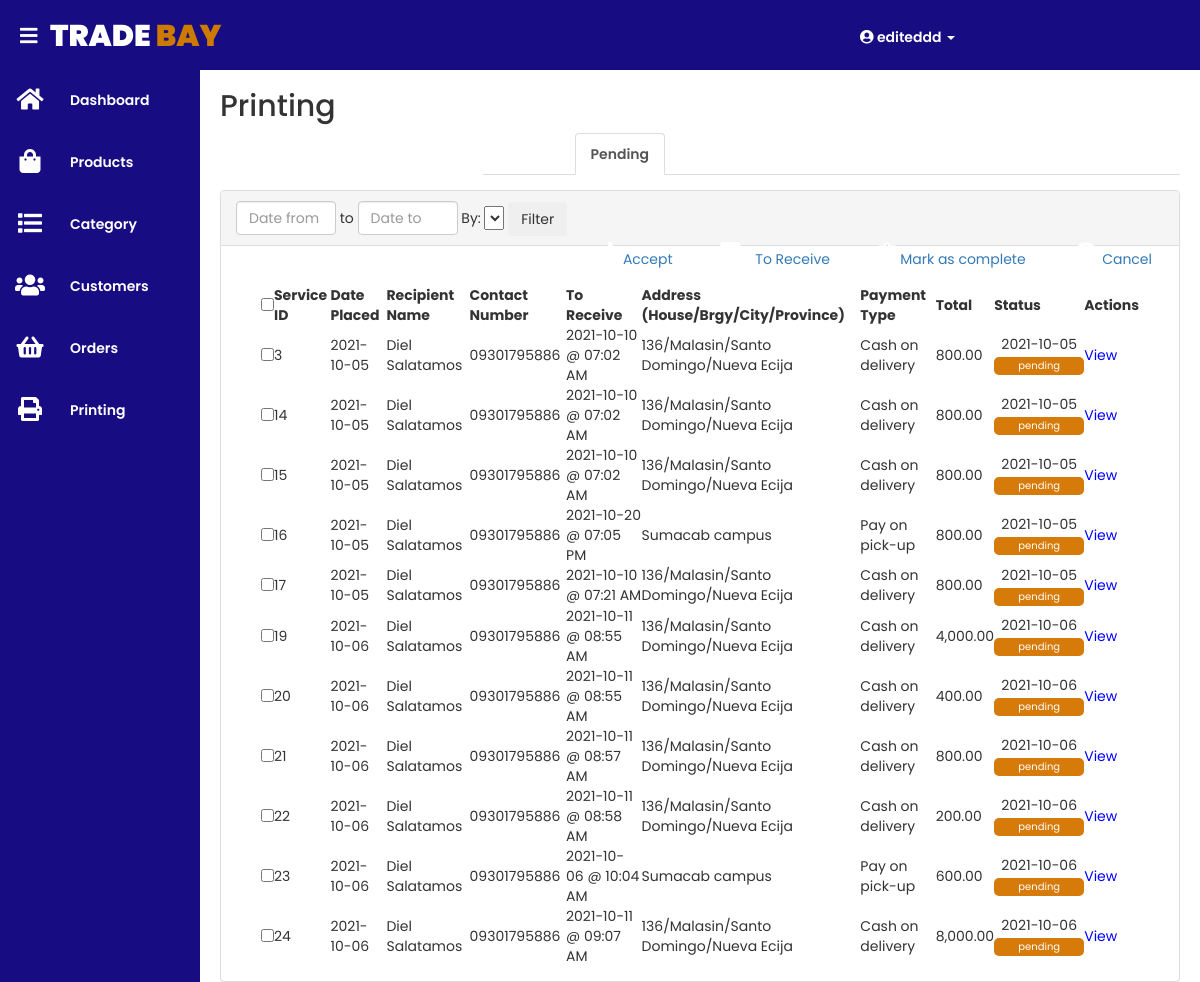
/admin/services.php?show=1 (signed in), run on the app's committed database.
### tables this page shows
CREATE TABLE `printing_service_tbl` (
  `printing_service_id` int(10) NOT NULL,
  `service_type` varchar(25) NOT NULL,
  `print_service_image` varchar(50) NOT NULL,
  `date_placed` timestamp NOT NULL DEFAULT current_timestamp(),
  `print_service_price` int(10) NOT NULL,
  `print_service_size` varchar(12) NOT NULL,
  `print_service_quantity` int(10) NOT NULL,
  `print_service_total` int(10) NOT NULL,
  `status_date` timestamp NOT NULL DEFAULT current_timestamp() ON UPDATE current_timestamp(),
  `customer_id` int(10) NOT NULL,
  `status_id` int(10) NOT NULL,
  `payment_type_id` int(10) NOT NULL,
  `shipping_details_id` int(10) NOT NULL
);

CREATE TABLE `shipping_details_tbl` (
  `shipping_details_id` int(10) NOT NULL,
  `recipient_name` varchar(50) NOT NULL,
  `recipient_number` varchar(15) NOT NULL,
  `ship_or_pickup_address` varchar(100) NOT NULL,
  `date_to_receive` datetime NOT NULL
);

CREATE TABLE `payment_type_tbl` (
  `payment_type_id` int(10) NOT NULL,
  `payment_description` varchar(30) NOT NULL
);

CREATE TABLE `status_tbl` (
  `status_id` int(10) NOT NULL,
  `status_description` varchar(25) NOT NULL
);

### admin/services.php (the view, shortened to what this page needs)
<?php
	include('../include/dbconnection.php');
	include('../include/header.php');
	include('../include/navbar.php');
	if(isset($_GET['show'])){
		$check = $_GET['show'];
		$show_orders_query = "SELECT ps.printing_service_id, ps.date_placed, ps.print_service_total, ps.status_id, ps.status_date, st.status_description, pt.payment_description, sd.recipient_name, sd.recipient_number, sd.ship_or_pickup_address, sd.date_to_receive FROM printing_service_tbl ps INNER JOIN status_tbl st ON ps.status_id = st.status_id INNER JOIN shipping_details_tbl sd ON ps.shipping_details_id = sd.shipping_details_id INNER JOIN payment_type_tbl pt WHERE ps.payment_type_id = pt.payment_type_id AND ps.status_id = '$check' ORDER BY ps.date_placed ASC";
		$execute_orders = mysqli_query($db,$show_orders_query);
		$show_orders = mysqli_fetch_assoc($execute_orders);
	}
?>
<div class="content">
		<div class="for_title">
			<h2>Printing</h2>
		</div>
<nav class="tabs">
  <ul class="nav nav-tabs">
    <li><a href="services.php?all">All</a></li>
    <li><a href="services.php?show=1">Pending</a></li>
    <li><a href="services.php?show=2">Accepted</a></li>
    <li><a href="services.php?show=5">To Receive</a></li>
    <li><a href="services.php?show=4">Completed</a></li>
    <li><a href="services.php?show=3">Cancelled</a></li>
  </ul>
</nav>
		<div class="my_content">
			<div class="panel panel-default" style="width: 100%; min-width: 350px">
			  	<div class="panel-heading" style="height: 55px">
						<div style="float: left;" class="filter">
						<form method="POST">
							<input class="form-control" type="text" id="datepicker1" name="datefrom" value="<?php echo (isset($_POST['datefrom']))?$_POST['datefrom']:'';?>" placeholder="Date from" style="width: 100px; display: inline-block;" required>
							 to <input class="form-control" type="text" id="datepicker2" name="dateto" value="<?php echo (isset($_POST['dateto']))?$_POST['dateto']:'';?>" placeholder="Date to" style="width: 100px; display: inline-block;" required>
							By: <select name="search_by" style="width: 20px; display: inline-block;">
								<option value="2" <?php echo (isset($search_by)&&($search_by==2)?"selected":"")?>>Date placed</option>
							</select>
							<input type="submit" class="btn" name="searchdate" value="Filter">
						</form>
						</div>
						<div class="buttons" style="float: right;">
							<form method="POST">
								<nav class="menu">
								  <ul>
								    <button type="submit" name="accept" class="btn btn-link" onclick="return confirm('Are you sure you want to accept all selected items')"><i class="fas fa-thumbs-up"></i> <span class="text">Accept</span></button>
								    <button type="submit" name="deliver" class="btn btn-link" onclick="return confirm('Are you sure you want to deliver all selected items')"><i class="fas fa-truck"></i> <span class="text">To Receive</span></button>
								    <button type="submit" name="complete" class="btn btn-link" onclick="return confirm('Are you sure you want to mark as complete all selected items')"><i class="fas fa-clipboard-check"></i> <span class="text">Mark as complete</span></button>
								   	<button type="submit" name="cancel" class="btn btn-link" onclick="return confirm('Are you sure you want to cancel all selected items')"><i class="fas fa-ban"></i> <span class="text">Cancel</span></button>
								  </ul>
								</nav>
							</form>
						</div>
			  	</div>
			<div class="panel-body">
			<div class="container" style="width: 100%; height: 100%;">
				<table id="example" class="display nowrap" style="width: 100%;">
				    <thead>
				      <tr>
				      	<td><input type="checkbox" name="all_che" class="select_all" onClick="toggle(this); myFunc()"></td>
				      	<th>Service ID</th>
				      	<th>Date Placed</th>
				      	<th>Recipient Name</th>
				      	<th>Contact Number</th>
				      	<th>To Receive</th>
				      	<th>Address (House/Brgy/City/Province)</th>
				      	<th>Payment Type</th>
				        <th>Total</th>
				        <th>Status</th>
				       	<th>Actions</th>
				      </tr>
				    </thead>
				    <tbody>
				      	<?php
				      		if (mysqli_num_rows($execute_orders) == 0) {
			  			?>
			  					<tr>
			  						<td colspan="10" class="text-center">Empty<td>
			  					</tr>
			  			<?php
			  				}
			  				else{
				      			do{
				      	?>
						  	<tr>
						  		<td class="text-center"><input type="checkbox" onclick="myFunc()" name="ids" value="<?php echo $show_orders['printing_service_id']; ?>"></td>
						  		<td class="my_id"><?php echo $show_orders['printing_service_id']; ?></td>
						  		<td><?php echo date("Y-m-d", strtotime($show_orders['date_placed'])); ?></td>
						  		<td><?php echo $show_orders['recipient_name']; ?></td>
						  		<td><?php echo $show_orders['recipient_number']; ?></td>
						  		<td><?php echo date("Y-m-d @ h:i A", strtotime($show_orders['date_to_receive'])); ?></td>
						  		<td><?php echo $show_orders['ship_or_pickup_address']; ?></td>
						  		<td><?php echo $show_orders['payment_description']; ?></td>
							  	<td><?php echo number_format($show_orders['print_service_total'],2,".",","); ?></td>
							  	<td class="text-center">
							  		<?php
							  					if($show_orders['status_description'] == "pending"){
														?>
															<?php echo date("Y-m-d", strtotime($show_orders['status_date'])); ?><br>
															<button class="stat_but" type="button" style="background-color: #D67A0A;" disabled><?php echo $show_orders['status_description']; ?></button>
														<?php
													}else if($show_orders['status_description'] == "accepted"){
														?>
															<?php echo date("Y-m-d", strtotime($show_orders['status_date'])); ?><br>
															<button class="stat_but" type="button" style="background-color: #099707;" disabled><?php echo $show_orders['status_description']; ?></button>
														<?php
													}else if($show_orders['status_description'] == "to receive"){
														?>
															<?php echo date("Y-m-d", strtotime($show_orders['status_date'])); ?><br>
															<button class="stat_but" type="button" style="background-color: #2063E9;" disabled><?php echo $show_orders['status_description']; ?></button>
														<?php
													}else if($show_orders['status_description'] == "cancelled"){
														?>
															<?php echo date("Y-m-d", strtotime($show_orders['status_date'])); ?><br>
															<button class="stat_but" type="button" style="background-color: #B62517;" disabled><?php echo $show_orders['status_description']; ?></button>
														<?php
													}else if($show_orders['status_description'] == "completed"){
														?>
															<?php echo date("Y-m-d", strtotime($show_orders['status_date'])); ?><br>
															<button class="stat_but" type="button" style="background-color: #979897;" disabled><?php echo $show_orders['status_description']; ?></button>
														<?php
													}
										?>
							  	</td>
							  	<td>
				  						<button class="view" type="button" name="view_items" id="view_items" style="border: none; background: none; outline: none; color: blue">View</button>
							  	</td>
				  		   	</tr>
						<?php
								}while($show_orders = mysqli_fetch_assoc($execute_orders));
							}
						?>
				    </tbody>
				  	</table>
			</div>
		</div>
	</div>
</div>
</div>
<link rel="stylesheet" href="//code.jquery.com/ui/1.12.1/themes/base/jquery-ui.css">
<link rel="stylesheet" href="/resources/demos/style.css">

### style/style.css (style rules this page uses)
* { margin: 0; padding: 0; box-sizing: border-box; font-family: 'Poppins', sans-serif; font-size: 14px; }
body { min-height: 100vh; }
.content { padding: 20px; margin-top: 50px; margin-left: 200px; background-position: center; background-size: cover; height: 100vh; transition: 0.5s; }
.for_title, .my_content { left: 0; margin-top: 10px; width: 100%; }

### style.css (style rules this page uses)
* { margin: 0; padding: 0; box-sizing: border-box; }
body { font-family: 'Poppins', sans-serif; }
nav { flex: 1; text-align: right; }
nav ul { display: inline-block; list-style-type:none; }
nav ul li { display: inline-block; margin-left: 20px; }
a { text-decoration: none; color: #fff; font-weight: 600; }
.container { max-width: 1300px; margin: auto; padding-left: 25px; padding-right: 25px; }
.fas { color: #fff; margin-left: 20px; font-size: 25px; }

### admin/services.php (style rules this page uses)
.stat_but { border:none; border-radius: 5px; width: 90px; height: 18px; color: white; font-size: 10px; }
.buttons .btn-link { border: none; outline: none; }

### data on the page
printing_service_tbl: printing_service_id "3", date_placed "2021-10-05", shipping_details.recipient_name "Diel Salatamos", shipping_details.recipient_number "09301795886", shipping_details.date_to_receive "2021-10-10 @ 07:02 AM", shipping_details.ship_or_pickup_address "136/Malasin/Santo Domingo/Nueva Ecija", payment_type.payment_description "Cash on delivery", print_service_total "800.00", status_date "2021-10-05", status.status_description "pending"
printing_service_tbl: printing_service_id "14", date_placed "2021-10-05", shipping_details.recipient_name "Diel Salatamos", shipping_details.recipient_number "09301795886", shipping_details.date_to_receive "2021-10-10 @ 07:02 AM", shipping_details.ship_or_pickup_address "136/Malasin/Santo Domingo/Nueva Ecija", payment_type.payment_description "Cash on delivery", print_service_total "800.00", status_date "2021-10-05", status.status_description "pending"
printing_service_tbl: printing_service_id "15", date_placed "2021-10-05", shipping_details.recipient_name "Diel Salatamos", shipping_details.recipient_number "09301795886", shipping_details.date_to_receive "2021-10-10 @ 07:02 AM", shipping_details.ship_or_pickup_address "136/Malasin/Santo Domingo/Nueva Ecija", payment_type.payment_description "Cash on delivery", print_service_total "800.00", status_date "2021-10-05", status.status_description "pending"
printing_service_tbl: printing_service_id "16", date_placed "2021-10-05", shipping_details.recipient_name "Diel Salatamos", shipping_details.recipient_number "09301795886", shipping_details.date_to_receive "2021-10-20 @ 07:05 PM", shipping_details.ship_or_pickup_address "Sumacab campus", payment_type.payment_description "Pay on pick-up", print_service_total "800.00", status_date "2021-10-05", status.status_description "pending"
printing_service_tbl: printing_service_id "17", date_placed "2021-10-05", shipping_details.recipient_name "Diel Salatamos", shipping_details.recipient_number "09301795886", shipping_details.date_to_receive "2021-10-10 @ 07:21 AM", shipping_details.ship_or_pickup_address "136/Malasin/Santo Domingo/Nueva Ecija", payment_type.payment_description "Cash on delivery", print_service_total "800.00", status_date "2021-10-05", status.status_description "pending"
printing_service_tbl: printing_service_id "19", date_placed "2021-10-06", shipping_details.recipient_name "Diel Salatamos", shipping_details.recipient_number "09301795886", shipping_details.date_to_receive "2021-10-11 @ 08:55 AM", shipping_details.ship_or_pickup_address "136/Malasin/Santo Domingo/Nueva Ecija", payment_type.payment_description "Cash on delivery", print_service_total "4,000.00", status_date "2021-10-06", status.status_description "pending"
printing_service_tbl: printing_service_id "20", date_placed "2021-10-06", shipping_details.recipient_name "Diel Salatamos", shipping_details.recipient_number "09301795886", shipping_details.date_to_receive "2021-10-11 @ 08:55 AM", shipping_details.ship_or_pickup_address "136/Malasin/Santo Domingo/Nueva Ecija", payment_type.payment_description "Cash on delivery", print_service_total "400.00", status_date "2021-10-06", status.status_description "pending"
printing_service_tbl: printing_service_id "21", date_placed "2021-10-06", shipping_details.recipient_name "Diel Salatamos", shipping_details.recipient_number "09301795886", shipping_details.date_to_receive "2021-10-11 @ 08:57 AM", shipping_details.ship_or_pickup_address "136/Malasin/Santo Domingo/Nueva Ecija", payment_type.payment_description "Cash on delivery", print_service_total "800.00", status_date "2021-10-06", status.status_description "pending"
printing_service_tbl: printing_service_id "22", date_placed "2021-10-06", shipping_details.recipient_name "Diel Salatamos", shipping_details.recipient_number "09301795886", shipping_details.date_to_receive "2021-10-11 @ 08:58 AM", shipping_details.ship_or_pickup_address "136/Malasin/Santo Domingo/Nueva Ecija", payment_type.payment_description "Cash on delivery", print_service_total "200.00", status_date "2021-10-06", status.status_description "pending"
printing_service_tbl: printing_service_id "23", date_placed "2021-10-06", shipping_details.recipient_name "Diel Salatamos", shipping_details.recipient_number "09301795886", shipping_details.date_to_receive "2021-10-06 @ 10:04 AM", shipping_details.ship_or_pickup_address "Sumacab campus", payment_type.payment_description "Pay on pick-up", print_service_total "600.00", status_date "2021-10-06", status.status_description "pending"
printing_service_tbl: printing_service_id "24", date_placed "2021-10-06", shipping_details.recipient_name "Diel Salatamos", shipping_details.recipient_number "09301795886", shipping_details.date_to_receive "2021-10-11 @ 09:07 AM", shipping_details.ship_or_pickup_address "136/Malasin/Santo Domingo/Nueva Ecija", payment_type.payment_description "Cash on delivery", print_service_total "8,000.00", status_date "2021-10-06", status.status_description "pending"

### other printed values
$_SESSION['username'] "editeddd"
